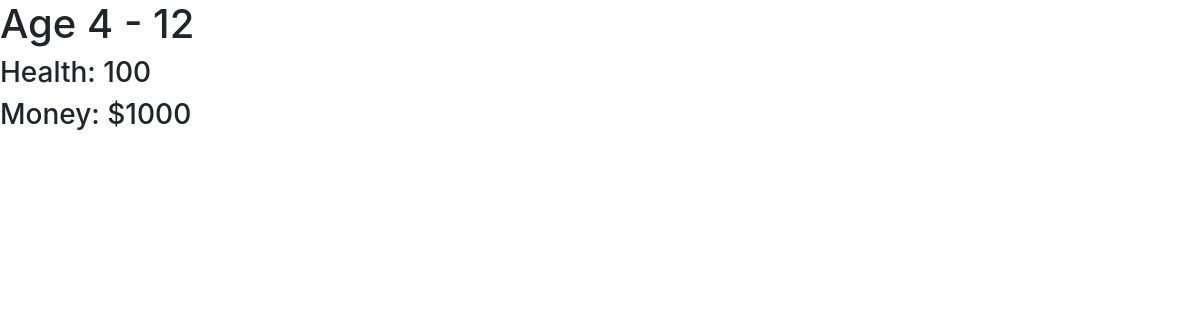
Before: /cards/children with the older database file.
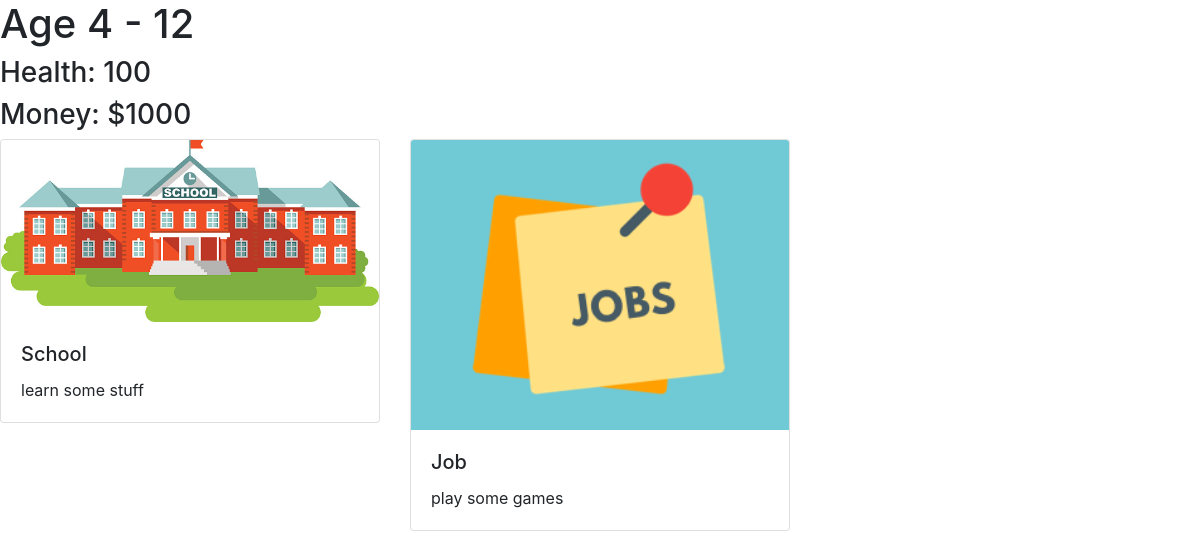
After: the same page with the newer database file.
### cards/models.py (models this page shows)
class Card(models.Model):
    title = models.CharField(max_length=100, primary_key=True)
    description = models.TextField()
    image = models.FilePathField(path="/img")

### cards/views.py (the view)
# urls.py: path("children", views.children_detail, name="children"),
def children_detail(request):
    card = Card.objects.all()
    context = {
        'children_cards': card
    }
    return render(request, 'children.html', context)

### cards/templates/children.html
{% extends "base.html" %}
{% load static %}
{% block page_content %}
<h1>Age 4 - 12</h1>
<h3>Health: 100</h3>
<h3>Money: $1000</h3>
<div class="row">
{% for card in children_cards %}
    {% if card.title in 'School,Job' %}
        <div class="col-md-4">
            <div class="card mb-2">
                <img class="card-img-top" src="{% static card.image %}">
                <div class="card-body">
                    <h5 class="card-title">{{ card.title }}</h5>
                    <p class="card-text">{{ card.description }}</p>
                </div>
            </div>
        </div>
    {% endif %}
{% endfor %}
</div>
{% endblock %}

### ficy/templates/base.html (shortened to what this page needs)
<link rel="stylesheet" href="https://stackpath.bootstrapcdn.com/bootstrap/4.1.3/css/bootstrap.min.css">
{% block page_content %}{% endblock %}

Changed rows visible on the page:
added Card: image (picture), title "School", description "learn some stuff"
added Card: image (picture), title "Job", description "play some games"
